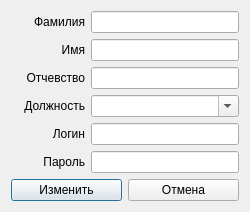
<?xml version="1.0" encoding="UTF-8"?>
<ui version="4.0">
 <class>EditEmployeeDialog</class>
 <widget class="QDialog" name="EditEmployeeDialog">
  <property name="geometry">
   <rect>
    <x>0</x>
    <y>0</y>
    <width>250</width>
    <height>210</height>
   </rect>
  </property>
  <property name="windowTitle">
   <string>Изменить данные сотрудника</string>
  </property>
  <property name="windowIcon">
   <iconset resource="icons.qrc">
    <normaloff>:/icons/icons/edit2.ico</normaloff>:/icons/icons/edit2.ico</iconset>
  </property>
  <layout class="QGridLayout" name="gridLayout" columnstretch="1,2">
   <item row="0" column="0">
    <widget class="QLabel" name="surnameLabel">
     <property name="text">
      <string>Фамилия</string>
     </property>
     <property name="alignment">
      <set>Qt::AlignRight|Qt::AlignTrailing|Qt::AlignVCenter</set>
     </property>
    </widget>
   </item>
   <item row="0" column="1">
    <widget class="QLineEdit" name="surnameEdit"/>
   </item>
   <item row="1" column="0">
    <widget class="QLabel" name="nameLabel">
     <property name="text">
      <string>Имя</string>
     </property>
     <property name="alignment">
      <set>Qt::AlignRight|Qt::AlignTrailing|Qt::AlignVCenter</set>
     </property>
    </widget>
   </item>
   <item row="1" column="1">
    <widget class="QLineEdit" name="nameEdit"/>
   </item>
   <item row="2" column="0">
    <widget class="QLabel" name="patronymicLabel">
     <property name="text">
      <string>Отчевство</string>
     </property>
     <property name="alignment">
      <set>Qt::AlignRight|Qt::AlignTrailing|Qt::AlignVCenter</set>
     </property>
    </widget>
   </item>
   <item row="2" column="1">
    <widget class="QLineEdit" name="patronymicEdit"/>
   </item>
   <item row="3" column="0">
    <widget class="QLabel" name="postLabel">
     <property name="text">
      <string>Должность</string>
     </property>
     <property name="alignment">
      <set>Qt::AlignRight|Qt::AlignTrailing|Qt::AlignVCenter</set>
     </property>
    </widget>
   </item>
   <item row="3" column="1">
    <widget class="QComboBox" name="postComboBox">
     <property name="editable">
      <bool>true</bool>
     </property>
    </widget>
   </item>
   <item row="4" column="0">
    <widget class="QLabel" name="loginLabel">
     <property name="text">
      <string>Логин</string>
     </property>
     <property name="alignment">
      <set>Qt::AlignRight|Qt::AlignTrailing|Qt::AlignVCenter</set>
     </property>
    </widget>
   </item>
   <item row="4" column="1">
    <widget class="QLineEdit" name="loginEdit"/>
   </item>
   <item row="5" column="0">
    <widget class="QLabel" name="passwordLabel">
     <property name="text">
      <string>Пароль</string>
     </property>
     <property name="alignment">
      <set>Qt::AlignRight|Qt::AlignTrailing|Qt::AlignVCenter</set>
     </property>
    </widget>
   </item>
   <item row="5" column="1">
    <widget class="QLineEdit" name="passwordEdit">
     <property name="echoMode">
      <enum>QLineEdit::Password</enum>
     </property>
    </widget>
   </item>
   <item row="6" column="0" colspan="2">
    <layout class="QHBoxLayout" name="horizontalLayout">
     <item>
      <widget class="QPushButton" name="editButton">
       <property name="text">
        <string>Изменить</string>
       </property>
      </widget>
     </item>
     <item>
      <widget class="QPushButton" name="cancelButton">
       <property name="text">
        <string>Отмена</string>
       </property>
      </widget>
     </item>
    </layout>
   </item>
  </layout>
 </widget>
 <resources>
  <include location="icons.qrc"/>
 </resources>
 <connections/>
</ui>
